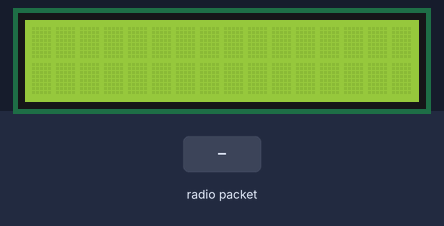
Simulated run of this sketch. Board: ATtiny85, built with avr-gcc and run on an emulated ATtiny85. On the bench: 16×2 character LCD. The test bench sets the inputs (shaded band). No radio packets arrive unless stated; what the sketch prints to the serial monitor is not drawn.

Above: at 2.2 s.
2.3 s: radio packet "1" arrives
At 2.7 s:
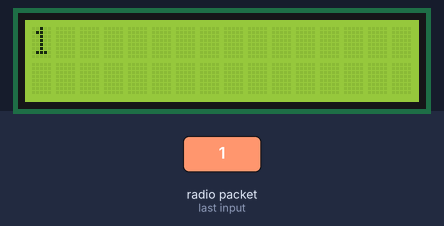
3.8 s: radio packet "0" arrives
At 5.0 s:
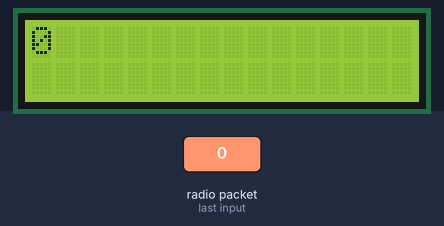
5.3 s: radio packet "2" arrives
At 6.2 s:
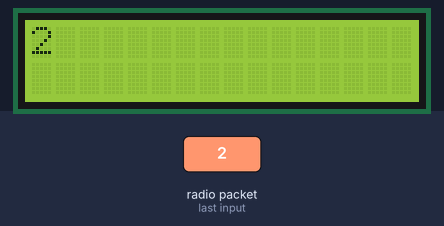
Timing chart, 0 to 8.3 s (numbered marks = the images above; inputs shaded):
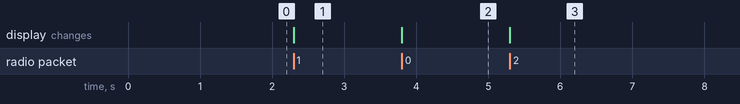

The sketch:

full_project_to_trasmit-receive-v3.ino
```cpp
/*
* https://randomnerdtutorials.com/rf-433mhz-transmitter-receiver-module-with-arduino/
* Include RadioHead Library
* Include LiquidCrystal Library
*/
#include <RH_ASK.h> // Include RadioHead Library
#include <SPI.h> // Not actually used but needed to compile
#include <LiquidCrystal.h> // include LiquidCrystal Library for LCD

//RH_ASK driver;
RH_ASK driver(2000, 4, 5); // TX pin5, RX pin 4
// RH_ASK driver(2000, 4, 5, 0); // ESP8266 or ESP32: do not use pin 11 or 2
// RH_ASK driver(2000, 3, 4, 0); // ATTiny, RX on D3 (pin 2 on attiny85) TX on D4 (pin 3 on attiny85),
// RH_ASK driver(2000, PD14, PD13, 0); STM32F4 Discovery: see tx and rx on Orange and Red LEDS

// Creates an LCD object. Parameters: (rs, enable, d4, d5, d6, d7)

LiquidCrystal lcd(12, 11, 9, 8, 7, 6);

void setup()
{
    Serial.begin(9600);    // Debugging only
    if (!driver.init())
         Serial.println("init failed");
//lcd setup
// set up the LCD's number of columns and rows:
  lcd.begin(16, 2);
  // Clears the LCD screen
  lcd.clear();
  delay(1000);

}


void loop()
{
//Enable "trasmit" when you want to use module trasmit
// trasmit();
//Enable "receive"  when you want to use moduel receive
receive();

}

void trasmit()
{
    const char *msg = "Kastrinakis Manolis";
    driver.send((uint8_t *)msg, strlen(msg));
    driver.waitPacketSent();
    Serial.print("Message: "); //use only to debug
    Serial.print(msg);
    delay(1000);
}

void receive()
{
  //buffer size 16 char as LCD dispaly
    uint8_t buf[25];

   uint8_t buflen = sizeof(buf);
    if (driver.recv(buf, &buflen)) // Non-blocking
    {
      int i;
      // Message with a good checksum received, dump it.
      Serial.print("Message: ");
      Serial.println((char*)buf);
    lcd.setCursor(0,0);
   lcd.print((char*)buf);
    // LCD_Message() ;
  //    lcd.clear();
  delay(500);

    }
}
void LCD_Message(){
    uint8_t buf[20];
    uint8_t buflen = sizeof(buf);
   // Print a message to the LCD.
  lcd.setCursor(0, 0);
  // lcd.print((char*)buf);
  lcd.print(" Hello world!");

  // set the cursor to column 0, line 1
  // (note: line 1 is the second row, since counting begins with 0):
  lcd.setCursor(0, 1);
  // Print a message to the LCD.
  lcd.print(" LCD Tutorial");
    delay(5000);
   lcd.clear();
}
```

Measured:
- after the input at 2.3 s, the display: changes at once (image 1)
- after the input at 3.8 s, the display: changes at once (image 2)
- after the input at 5.3 s, the display: changes at once (image 3)
